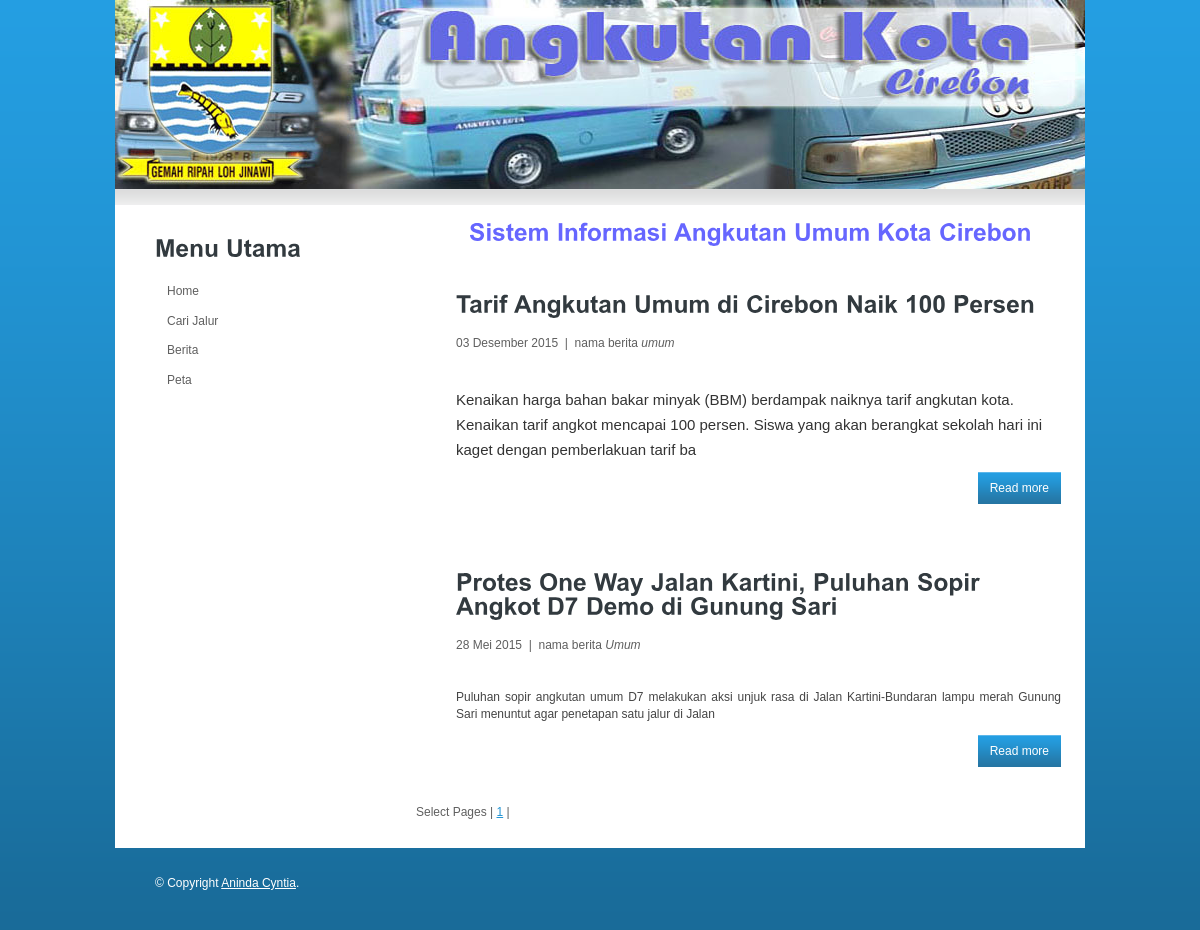
Screenshot of /?module=berita.php&index=0 with the database file from the repository.
### tables this page shows
CREATE TABLE IF NOT EXISTS `berita` (
  `id_berita` int(5) NOT NULL AUTO_INCREMENT,
  `tgl_berita` date NOT NULL,
  `judul_berita` varchar(200) NOT NULL,
  `nama_berita` varchar(30) NOT NULL,
  `isi_berita` text NOT NULL,
  PRIMARY KEY (`id_berita`)
);

### lib/fungsi_indotgl.php (called while the page is built, shortened)
<?php
	function tgl_indo($tgl){
			$tanggal = substr($tgl,8,2);
			$bulan = getBulan(substr($tgl,5,2));
			$tahun = substr($tgl,0,4);
			return $tanggal.' '.$bulan.' '.$tahun;
	}
	function getBulan($bln){
				switch ($bln){
					case 5:
						return "Mei";
						break;
					case 12:
						return "Desember";
						break;
				}
			}
?>

### berita.php (the view, shortened to what this page needs)
  <?php
	  	$index=$_GET['index'];
		$query_berita = mysql_query("select * from berita LIMIT $index, 10");
		$sum_berita = mysql_num_rows($query_berita);
		if($sum_berita == "") {
			echo "tidak ada data berita";
		}else{
		while ($view_berita=mysql_fetch_array($query_berita)){
		$id_berita=$view_berita['id_berita'];
		$nama_berita=$view_berita['nama_berita'];
		$tgl_berita=$view_berita['tgl_berita'];
		$date=tgl_indo($tgl_berita);
		$judul_berita=$view_berita['judul_berita'];
		$isi_berita=$view_berita['isi_berita'];
		$isi_berita= substr($isi_berita,0,300);
		echo "
        <div class='article'>
          <h2>$judul_berita</h2>
          <div class='clr'></div>
          <p><span class='date'>$date</span> &nbsp;|&nbsp; nama berita <i>$nama_berita</i></p>
          <p align='justify'>$isi_berita</p>
          <p class='spec'><a href='index.php?module=berita_detail.php&id_berita=$id_berita' class='rm'>Read more</a></p>
</div>";
		}
		}
		?>
<div class="pagination">
        Select Pages |
        <?php include "berita_page.php"; ?>
</div>

### index.php (shortened to what this page needs)
<?php
include "lib/fungsi_indotgl.php";
?>
<!DOCTYPE html PUBLIC "-//W3C//DTD XHTML 1.0 Transitional//EN" "http://www.w3.org/TR/xhtml1/DTD/xhtml1-transitional.dtd">
<html xmlns="http://www.w3.org/1999/xhtml">
<head>
<link href="style.css" rel="stylesheet" type="text/css" />
</head>
<body>
<div class="main">
  <div class="hbg">
  </div>
  <div class="content">
    <div class="content_resize">
      <div class="mainbar">
	  <h2 style="text-align:center;color:#6666FF;"><marquee scrolldelay="100">Sistem Informasi Angkutan Umum Kota Cirebon</marquee></h2>
       <?php
					$module = @$_GET["module"];
					if(file_exists($module)) {
						include "$module";
					}
					else {
                                include "home.php";
                            }
      ?>
      </div>
      <div class="sidebar">
        <div class="gadget">
          <h2 class="star"><span>Menu</span> Utama</h2>
          <ul class="sb_menu">
            <li><a href="?module=home.php">Home</a></li>
            <li><a href="?module=cari_jalur.php">Cari Jalur</a></li>
            <li><a href="?module=berita.php&index=0">Berita</a></li>
            <li><a href="?module=peta.php">Peta</a></li>
          </ul>
        </div>
    </div>
  </div>
  <div class="fbg">
    <div class="fbg_resize">
    </div>
  </div>
  <div class="footer">
    <div class="footer_resize">
      <p class="lf">&copy; Copyright <a href="#">Aninda Cyntia</a>.</p>
    </div>
  </div>
</div>
</body>
</html>

### berita_page.php
<?php
$query_berita=mysql_query("select * from berita");
$sum_berita=mysql_num_rows($query_berita);
$sum_page=ceil($sum_berita/10);
$page=1;
$index=0;
while($page<=$sum_page){
		echo "<a href='index.php?module=berita.php&index=$index'>$page</a> |";
$page=$page+1;
$index=$index+10;
}
?>

### style.css (style rules this page uses)
body { margin:0; padding:0; width:100%; color:#5f5f5f; font:normal 12px/1.8em Arial, Helvetica, sans-serif; }
html, .main { padding:0; margin:0; background:#165d84 url(images/bg.gif) repeat-x top; }
h2 { font:bold 24px Arial, Helvetica, sans-serif; padding:8px 0; margin:8px 0; color:#323a3f; }
p { margin:8px 0; padding:0 0 8px 0; font:normal 12px/1.8em Arial, Helvetica, sans-serif; }
p.spec { text-align:right; }
a { color:#2495d4; text-decoration:underline; }
a.rm, a.com { padding:9px 12px; background:url(images/a_spec.gif) repeat-x top; text-decoration:none; color:#fff; }
.header, .content, .menu_nav, .fbg, .footer, form, ol, ol li, ul, .content .mainbar, .content .sidebar { margin:0; padding:0; }
.fbg_resize { margin:0 auto; padding:0 40px; width:890px; }
.hbg { background:url(images/header.jpg) no-repeat center top; height:189px; margin:0 auto; padding:0; width:970px; }
.content { margin-bottom:12px; }
.content_resize { margin:0 auto; padding:16px 0 0; width:970px; background:#fff url(images/content_bg.gif) repeat-x top; }
.content .mainbar { margin:0; padding:0; float:right; width:669px; }
.content .mainbar .article { margin:0; padding:16px 24px 24px 40px; }
.content .sidebar { padding:0; float:left; width:300px; }
.content .sidebar .gadget { margin:0; padding:16px 16px 24px 40px; }
ul.sb_menu, ul.ex_menu { margin:0; padding:0; list-style:none; color:#959595; }
ul.sb_menu li, ul.ex_menu li { margin:0; }
ul.sb_menu li { padding:4px 0 4px 12px; width:220px; }
ul.sb_menu li a, ul.ex_menu li a { color:#5f5f5f; text-decoration:none; margin-left:-12px; padding-left:12px; }
.fbg_resize { padding:24px 40px; background-color:#fff; }
.footer_resize { margin:0 auto; padding:24px 40px; width:890px; }
.footer p { margin:0; padding:4px 0; line-height:normal; color:#FFF; }
.footer a { color:#FFF; padding:inherit; text-decoration:underline; }
.footer .lf { float:left; }

### rows the page displays
berita: tgl_berita "03 Desember 2015", nama_berita "umum", isi_berita "Kenaikan harga bahan bakar minyak (BBM) berdampak naiknya tarif angkutan kota. Kenaikan tarif angkot mencapai 100 persen. Siswa yang akan berangkat sekolah hari ini kaget dengan pemberlakuan tarif ba"
berita: tgl_berita "28 Mei 2015", nama_berita "Umum", isi_berita "Puluhan sopir angkutan umum D7 melakukan aksi unjuk rasa di Jalan Kartini-Bundaran lampu merah Gunung Sari menuntut agar penetapan satu jalur di Jalan"
